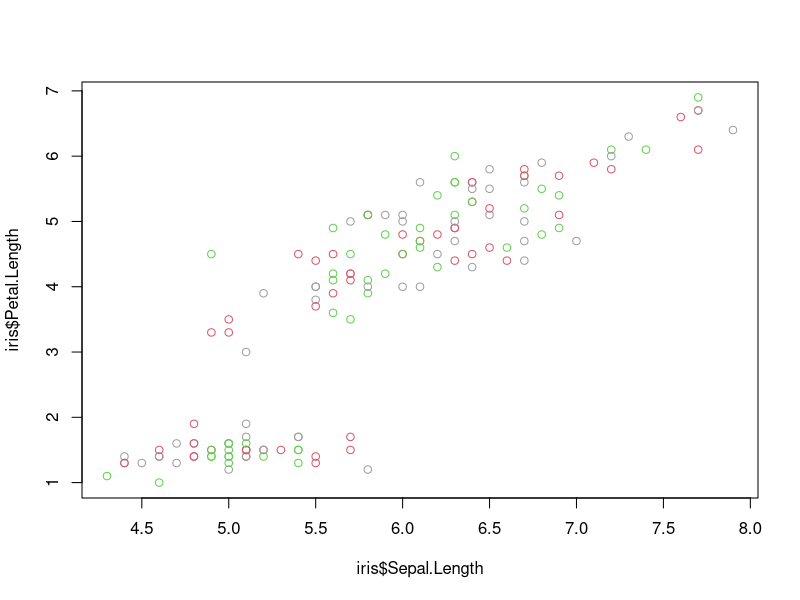
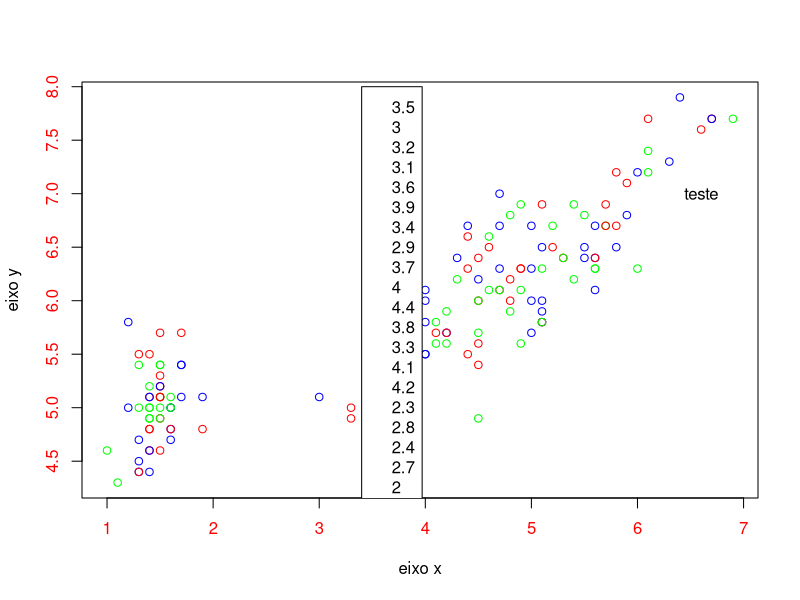
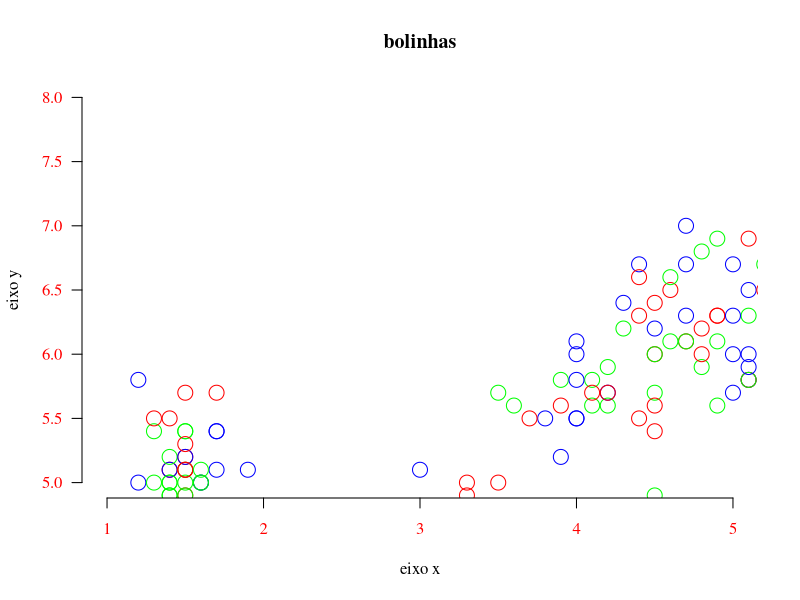
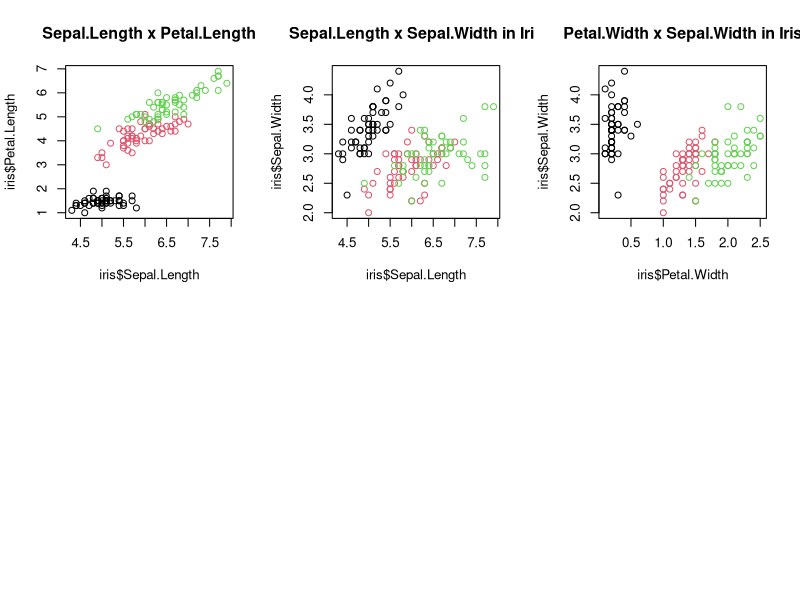

Generate these figures, in order, with R: (Note: this script raises an error after producing the figures.)
#### aula grafico - 4
#plotar sempre no objeto, primeiro cria um objeto para isso
plot(x= iris$Sepal.Length, y=iris$Petal.Length,col=c(2,19,32))  #col: cor do que sera plotado a partir da coluna especie/ objeto iris/ coluna sepala 
#plotar en outra janela x11()
#tres eixos, x, y e col(pode ser numero) --> col=c(7,2,18)) ou cor por nome col=c("red", "black"))  , rainbow divide em tres pontos, restribuindo os pontos
colors()
plot(iris$Sepal.Length ~ iris$Petal.Length,col=rainbow(3), col.axis = "red",xlab="eixo x", ylab = "eixo y") # til ~ eixo y em funcao de x  /xlab e ylab = coloca o noem dos eixos
help("plot")
#col.axis muda cor dos eixos
legend(3.4,8, legend = c(unique(iris$Sepal.Width)))
text(6.6,7,"teste") #nome de legenda

#grafico de linha --> linha (type)
plot(iris$Sepal.Length ~ iris$Petal.Length
     # ,type="l" #defini para tipo linha, 
     ,col=rainbow(3)
     ,col.axis = "red"
     ,xlab="eixo x"
     ,ylab = "eixo y"
     ,main ="bolinhas"
     , family="serif"    #muda a fonte dos titulos
     ,cex =2 #muda o tamanho das bolinhas, 0. estah omitido
     #,lwd = 14 #altera a espessura da linha
     #,lty = "dotdash"  #altera o tipo da linha, podendo ser tracejado ou n
    , xlim =c(1, 5) # xlim=range(iris$sepal.lenght) o RANGE pega amplitude dos limites colocados de 1 a 5, como limite de corte
    , ylim =c(5, 8)
    ,las=1 #deixa os valores dos eixos horizontal, vertical..las =1 todos em pé, las=3 ficam todos deitados
    ,bty="n"
    )

# main ="titulo do grafico
#xlim e ylim (limite das linhas no eixo x e y) / xlim =c(1, 5)
#bty altera o formato de linhas em volta do grafico, podndo ser 0, l, 7 

### enfeitando grafico
#Função par() altera area de plotagem 
#e função axis()

par(mfrow=c(2,3), cex=.8) #uma linha e 2 colunas
plot(x=iris$Sepal.Length, y=iris$Petal.Length,        #primeiro gráfico
     col = iris$Species,                          
     main = "Sepal.Length x Petal.Length")     

plot(x=iris$Sepal.Length, y=iris$Sepal.Width,         #segundo gráfico
     col = iris$Species,                          
     main = "Sepal.Length x Sepal.Width in Iris")      

plot(x=iris$Petal.Width, y=iris$Sepal.Width,         #terceiro gráfico
     col = iris$Species,                          
     main = "Petal.Width x Sepal.Width in Iris")  
dev.off()

abline(h=mean(iris$Petal.Width), col ="blue"
       ) #horizontal reta
abline(h=mean(iris$Sepal.Length), col ="red"
) #vertical reta
plot(iris$Sepal.Length)

abline(v=mean(iris$Sepal.Width), col= "pink")
plot(iris$Sepal.Width)

abline(a=3, b=0.2, col="green") #a intercepto, b =inclinacao
mod=lm(iris$Petal.Length ~ iris$Sepal.Length) #regressao linear
abline(mod)#reta de regressao
dev.off() #desliga o dispositivo e reseta o par ()
points(x=2, y=2) #ponto das coordenadas x e y  / limite de pontos
arrows(x0, y0=2, x1=1, y1=1, angle = 90) #seta indo de x0 e y0 para x1, y1 adiciona uma seta a um gráfico. length é o comprimento da seta e angle é o angulo da ponta da seta
segments()# adiciona um segmento indo de (x0,y0) até (x1,y1)


m1=mean(dragoes$y[dragoes$x=="aventureiros"]);m2=mean(dragoes$y[dragoes$x=="fazendeiros"])
m3=mean(dragoes$y[dragoes$x=="vacas"]);m4=mean(dragoes$y[dragoes$x=="virgens"],na.rm = T)
s1=sd(dragoes$y[dragoes$x=="aventureiros"]);s2=sd(dragoes$y[dragoes$x=="fazendeiros"])
s3=sd(dragoes$y[dragoes$x=="vacas"]);s4=sd(dragoes$y[dragoes$x=="virgens"],na.rm = T)
avg=c(m1,m2,m3,m4)
sdev=c(s1,s2,s3,s4)
plot(x= 1:4, y= avg,cex=1.5,pch=16, col=1:4,ylim=range(c(avg-sdev, avg+sdev)))
arrows(x0=1:4, y0=avg-sdev, x1=1:4, y1=avg+sdev, length=0.05, angle=90, code=3) #(x0=1:4, y0=avg-sdev, x1=1:4, y1=avg+sdev de um até quatro, mesclando de um fator para outro
abline(h=mean(avg), col="red")#media total

class(1)
vacas = c(121.72355, 103.79754, 130.15442, 98.29305, 103.43365, 102.44998, 125.49993, 
          111.07215, 113.74047, 103.16081, 80.87149, 98.66692, 65.09549, 155.74965, 
          88.30168, 147.4361, 114.60806, 109.87433, 149.54772, 83.54137)
fazendeiros = c(77.91352, 78.07251, 81.95604, 75.64862, 78.45213, 79.11058, 
                79.98952, 79.18127, 840.1635, 74.8686, 82.01886, 78.26936, 77.94691, 78.75372, 
                77.64901, 77.64097, 77.19803, 72.48175, 83.45336, 78.99681)
virgens = c(127.9366, 201.7158, 136.1366, 136.588, 131.7213, 118.1486, 125.7534, 
            139.6544, 163.589, 139.7455, NA, 141.445, 110.7311, 157.5921, 176.8437, 
            102.8659, 121.8286, 134.7097, 157.1392, 166.7133)
aventureiros = c(191.3721, 216.1671, 165.438, 196.273, 172.6565, 178.2955, 193.6687, 
                 189.7674, 160.2968, 208.44, 204.0934, 208.1798, 186.638, 193.9446, 197.365, 
                 198.6853, 213.8838, 210.1881, 209.9109, 210.9228)
alimento = c(rep("vacas", 20), rep("fazendeiros", 20), rep("virgens", 20), rep("aventureiros", 
                                                                               20))
dragoes = data.frame(x = alimento, y = c(vacas, fazendeiros, virgens, aventureiros))
head(dragoes)
summary(dragoes) #funcao resumo dos testes estatisticos
plot(dragoes)
x11(dragoes)
plot(dragoes)
x11()

boxplot(dragoes$y ~ dragoes$x, col=rainbow(length(dragoes$x))) #eixo x um fator







